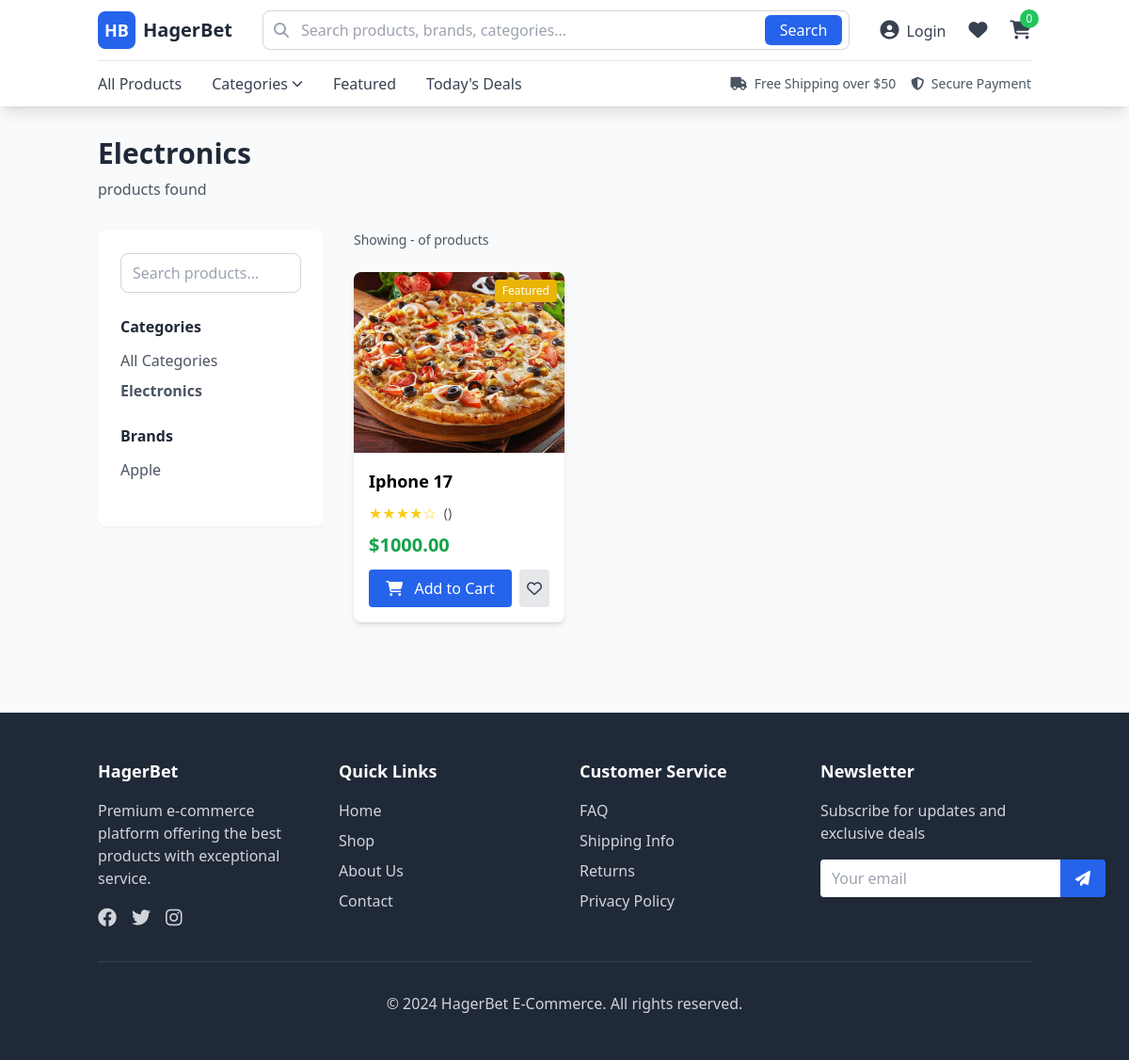
Screenshot of /api/products/?category=electronics with the database file from the repository.
### products/models.py (models this page shows, shortened)
class Category(models.Model):
    name = models.CharField(_('category name'), max_length=100, unique=True)
    slug = models.SlugField(max_length=100, unique=True)
    description = models.TextField(_('description'), blank=True)
    parent = models.ForeignKey(
        'self',
        on_delete=models.CASCADE,
        null=True,
        blank=True,
        related_name='children'
    )
    image = models.ImageField(upload_to='categories/', blank=True, null=True)
    is_active = models.BooleanField(_('is active'), default=True)
    created_at = models.DateTimeField(auto_now_add=True)
    updated_at = models.DateTimeField(auto_now=True)
    class Meta:
        verbose_name = _('category')
        verbose_name_plural = _('categories')
        ordering = ['name']

class Brand(models.Model):
    name = models.CharField(_('brand name'), max_length=100, unique=True)
    slug = models.SlugField(max_length=100, unique=True)
    description = models.TextField(_('description'), blank=True)
    logo = models.ImageField(upload_to='brands/', blank=True, null=True)
    website = models.URLField(blank=True)
    is_active = models.BooleanField(_('is active'), default=True)
    created_at = models.DateTimeField(auto_now_add=True)
    updated_at = models.DateTimeField(auto_now=True)
    class Meta:
        verbose_name = _('brand')
        verbose_name_plural = _('brands')
        ordering = ['name']

class Product(models.Model):
    STATUS_CHOICES = [
        ('draft', 'Draft'),
        ('published', 'Published'),
        ('archived', 'Archived'),
    ]
    name = models.CharField(_('product name'), max_length=200)
    slug = models.SlugField(max_length=200, unique=True)
    description = models.TextField(_('description'))
    short_description = models.TextField(
        _('short description'), max_length=500, blank=True)
    category = models.ForeignKey(
        Category,
        on_delete=models.CASCADE,
        related_name='products'
    )
    brand = models.ForeignKey(
        Brand,
        on_delete=models.CASCADE,
        related_name='products'
    )
    price = models.DecimalField(
        _('price'),
        max_digits=10,
        decimal_places=2
    )
    compare_price = models.DecimalField(
        _('compare at price'),
        max_digits=10,
        decimal_places=2,
        blank=True,
        null=True,
        help_text=_('Original price for showing discounts')
    )
    cost_per_item = models.DecimalField(
        _('cost per item'),
        max_digits=10,
        decimal_places=2,
        blank=True,
        null=True,
        help_text=_('Cost price for profit calculation')
    )
    sku = models.CharField(_('SKU'), max_length=100, unique=True)
    barcode = models.CharField(_('barcode'), max_length=100, blank=True)
    track_quantity = models.BooleanField(_('track quantity'), default=True)
    quantity = models.IntegerField(_('quantity'), default=0)
    low_stock_threshold = models.IntegerField(
        _('low stock threshold'), default=5)
    status = models.CharField(
        _('status'),
        max_length=20,
        choices=STATUS_CHOICES,
        default='draft'
    )
    is_featured = models.BooleanField(_('is featured'), default=False)
    is_digital = models.BooleanField(_('is digital product'), default=False)
    meta_title = models.CharField(max_length=200, blank=True)
    meta_description = models.TextField(blank=True)
    created_at = models.DateTimeField(auto_now_add=True)
    updated_at = models.DateTimeField(auto_now=True)
    published_at = models.DateTimeField(blank=True, null=True)
    class Meta:
        verbose_name = _('product')
        verbose_name_plural = _('products')
        ordering = ['-created_at']
        indexes = [
            models.Index(fields=['slug']),
            models.Index(fields=['sku']),
            models.Index(fields=['status']),
            models.Index(fields=['category', 'status']),
        ]
    @property
    def is_in_stock(self):
        return self.quantity > 0 if self.track_quantity else True
    @property
    def primary_image(self):
        primary = self.images.filter(is_primary=True).first()
        if primary:
            return primary.image
        first_image = self.images.first()
        return first_image.image if first_image else None

class ProductImage(models.Model):
    product = models.ForeignKey(
        Product,
        on_delete=models.CASCADE,
        related_name='images'
    )
    image = models.ImageField(
        _('image'),
        upload_to='products/'
    )
    alt_text = models.CharField(
        _('alt text'),
        max_length=200,
        blank=True
    )
    is_primary = models.BooleanField(_('is primary image'), default=False)
    order = models.PositiveIntegerField(_('display order'), default=0)
    created_at = models.DateTimeField(auto_now_add=True)
    class Meta:
        verbose_name = _('product image')
        verbose_name_plural = _('product images')
        ordering = ['order', 'created_at']

### products/views.py (the view, shortened to what this page needs)
# urls.py: path('', views.ProductListView.as_view(), name='product_list'),
class ProductListView(ListView):
    model = Product
    template_name = 'products/product_list.html'
    context_object_name = 'products'
    paginate_by = 12
    def get_queryset(self):
        queryset = Product.objects.filter(status='published').select_related(
            'category', 'brand'
        ).prefetch_related('images')
        category_slug = self.request.GET.get('category')
        if category_slug:
            queryset = queryset.filter(category__slug=category_slug)
        brand_slug = self.request.GET.get('brand')
        if brand_slug:
            queryset = queryset.filter(brand__slug=brand_slug)
        search_query = self.request.GET.get('q')
        min_price = self.request.GET.get('min_price')
        max_price = self.request.GET.get('max_price')
        if min_price:
            queryset = queryset.filter(price__gte=min_price)
        if max_price:
            queryset = queryset.filter(price__lte=max_price)
        in_stock = self.request.GET.get('in_stock')
        if in_stock:
            queryset = queryset.filter(quantity__gt=0)
        return queryset
    def get_context_data(self, **kwargs):
        context = super().get_context_data(**kwargs)
        context['categories'] = Category.objects.filter(
            is_active=True, parent__isnull=True)
        context['brands'] = Brand.objects.filter(is_active=True)
        context['search_query'] = self.request.GET.get('q', '')
        context['selected_category'] = self.request.GET.get('category', '')
        context['selected_brand'] = self.request.GET.get('brand', '')
        return context

### products/templates/products/product_list.html (shortened to what this page needs)
{% extends 'base.html' %} {% load static %} {% block title %}Products - HagerBet{% endblock %} {% block content %}
<div class="container mx-auto px-4 py-8">
  <div class="mb-8">
    <h1 class="text-3xl font-bold text-gray-800 mb-2">
      {% if search_query %}Search Results for "{{ search_query }}"{% elif selected_category %}{{ selected_category|title }}{% else %}All Products{% endif %}
    </h1>
    <p class="text-gray-600">{{ products.paginator.count }} products found</p>
  </div>
  <div class="flex flex-col lg:flex-row gap-8">
    <div class="lg:w-1/4">
      <div class="bg-white rounded-lg shadow-sm p-6 sticky top-24">
        <div class="mb-6">
          <form action="{% url 'products:product_search' %}" method="get">
            <input
              type="text"
              name="q"
              value="{{ search_query }}"
              placeholder="Search products..."
              class="w-full px-3 py-2 border border-gray-300 rounded-lg focus:ring-2 focus:ring-blue-500 focus:border-transparent"
            />
          </form>
        </div>
        <div class="mb-6">
          <h3 class="font-semibold text-gray-800 mb-3">Categories</h3>
          <ul class="space-y-2">
            <li>
              <a
                href="{% url 'products:product_list' %}"
                class="block text-gray-600 hover:text-blue-600 {% if not selected_category %}text-blue-600 font-semibold{% endif %}"
              >
                All Categories
              </a>
            </li>
            {% for category in categories %}
            <li>
              <a
                href="{% url 'products:product_list' %}?category={{ category.slug }}"
                class="block text-gray-600 hover:text-blue-600 {% if selected_category == category.slug %}text-blue-600 font-semibold{% endif %}"
              >
                {{ category.name }}
              </a>
            </li>
            {% endfor %}
          </ul>
        </div>
        <div class="mb-6">
          <h3 class="font-semibold text-gray-800 mb-3">Brands</h3>
          <ul class="space-y-2">
            {% for brand in brands %}
            <li>
              <a
                href="{% url 'products:product_list' %}?brand={{ brand.slug }}"
                class="block text-gray-600 hover:text-blue-600"
              >
                {{ brand.name }}
              </a>
            </li>
            {% endfor %}
          </ul>
        </div>
      </div>
    </div>
    <div class="lg:w-3/4">
      <div class="flex justify-between items-center mb-6">
        <div class="text-sm text-gray-600">
          Showing {{ products.start_index }}-{{ products.end_index }} of {{ products.paginator.count }} products
        </div>
      </div>
      <div class="grid grid-cols-1 sm:grid-cols-2 lg:grid-cols-3 gap-6">
        {% for product in products %}
        <div class="bg-white rounded-lg shadow-md overflow-hidden hover:shadow-lg transition-shadow duration-300">
          <div class="relative">
            <img
              src="{% if product.primary_image %}{{ product.primary_image.url }}{% else %}{% static 'images/placeholder.jpg' %}{% endif %}"
              alt="{{ product.name }}"
              class="w-full h-48 object-cover"
            />
            {% if product.is_featured %}
            <span class="absolute top-2 right-2 bg-yellow-500 text-white px-2 py-1 rounded text-xs">
              Featured
            </span>
            {% endif %}
          </div>
          <div class="p-4">
            <h3 class="font-semibold text-lg mb-2 truncate">
              <a href="{% url 'products:product_detail' product.slug %}" class="hover:text-blue-600">
                {{ product.name }}
              </a>
            </h3>
            <div class="flex items-center mb-2">
              <div class="text-yellow-400">★★★★☆</div>
              <span class="text-sm text-gray-600 ml-2">({{ product.review_count }})</span>
            </div>
            <div class="price-section mb-3">
              <span class="current-price text-xl font-bold text-green-600">
                ${{ product.price }}
              </span>
            </div>
            <div class="flex space-x-2">
              <button
                class="add-to-cart-btn flex-1 bg-blue-600 text-white py-2 px-4 rounded hover:bg-blue-700 transition-colors disabled:bg-gray-400 disabled:cursor-not-allowed"
                data-product-id="{{ product.id }}"
              >
                <i class="fas fa-shopping-cart mr-2"></i>
                {% if product.is_in_stock %}Add to Cart{% else %}Out of Stock{% endif %}
              </button>
              <button
                class="wishlist-toggle-btn bg-gray-200 text-gray-700 p-2 rounded hover:bg-gray-300 transition-colors"
                data-product-id="{{ product.id }}"
              >
                <i class="far fa-heart"></i>
              </button>
            </div>
          </div>
        </div>
        {% endfor %}
      </div>
    </div>
  </div>
</div>
{% endblock %}

### rows the page displays
Category: name "Electronics"
Brand: name "Apple"
Product: id.image (picture), is_featured "Featured", name "Iphone 17", price "1000.00", track_quantity "Add to Cart"

### other values shown
{{ selected_category|title }} "Electronics"
